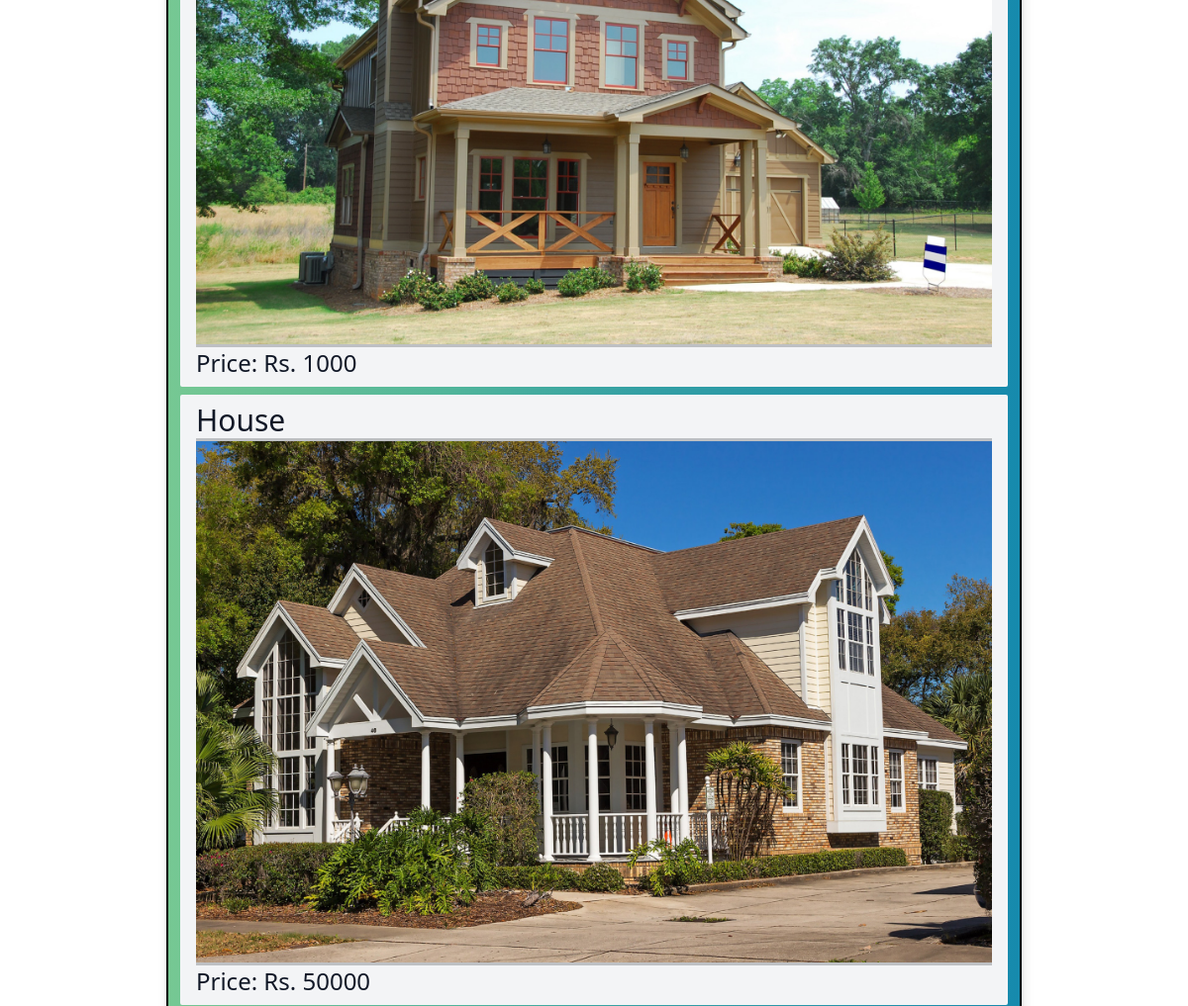
/listing_search (middle part), run on an earlier commit of the app's database.
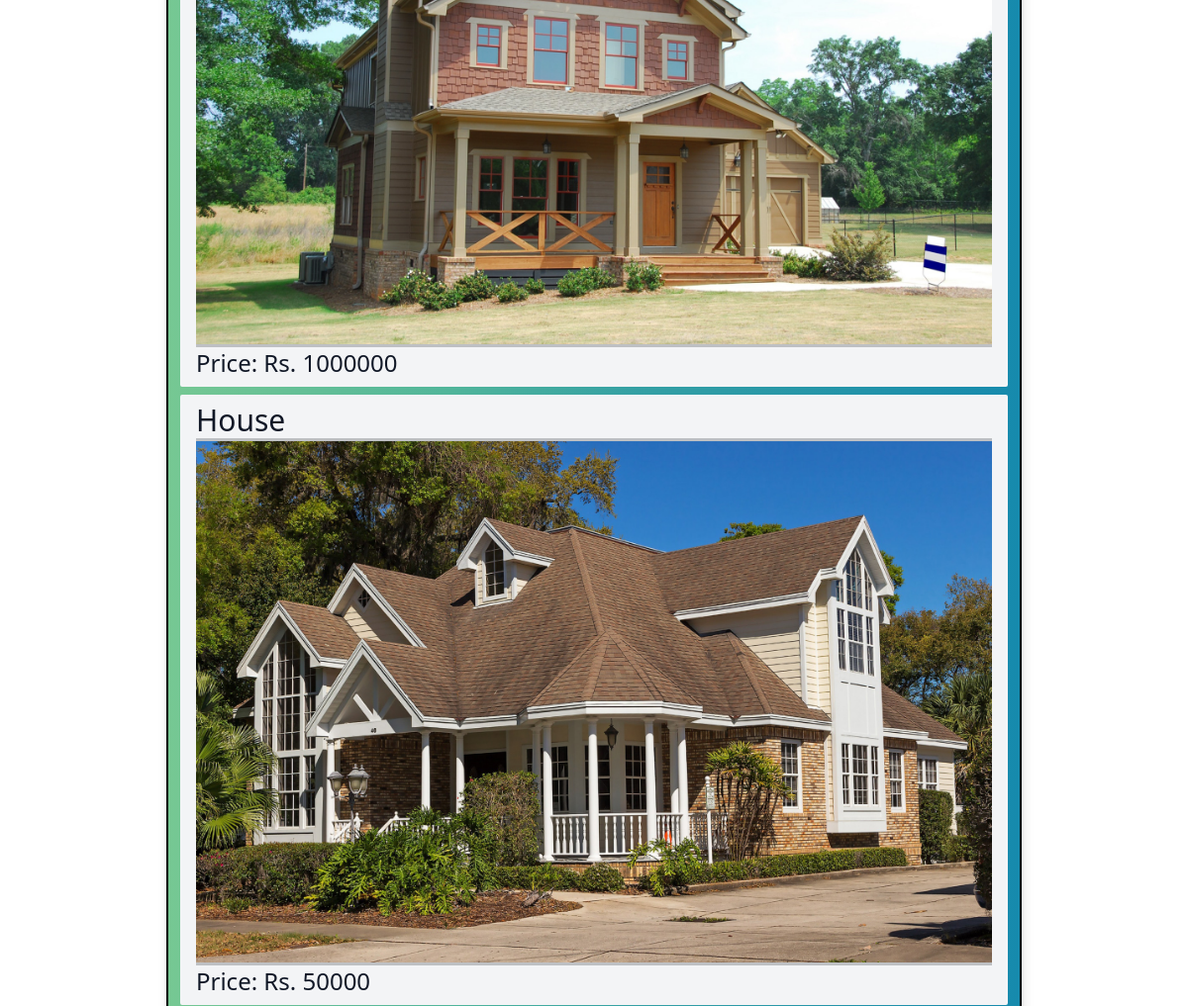
And on a later commit of the database.
### listings/models.py (models this page shows, shortened)
class Listing(models.Model):
    Title = models.CharField(max_length=30, default='House on Sale')
    Location = models.CharField(max_length=30, default='Kalanki')
    City = models.CharField(max_length=30, default='Kathmandu')
    Price = models.IntegerField(default=9999999)
    Bedroom = models.IntegerField(default=1)
    Bathroom = models.IntegerField(default=1)
    Floors = models.IntegerField(default=1)
    Parking = models.IntegerField(default=1)
    Face = models.CharField(max_length=30, default="East")
    Area = models.IntegerField(default=100)
    Road_Width = models.IntegerField(default=0)
    Road_Type = models.CharField(max_length=30, default="Concrete")
    Build_Area = models.IntegerField(default=100)
    Amenities = models.CharField(max_length=30, default="Bathroom")
    Contact_number = models.IntegerField(default=9845654321)
    Contact_mail = models.EmailField(max_length=30, default='admin@gmail.com')
    Image = models.ImageField(max_length = 254)
    user = models.ForeignKey(User, on_delete=models.SET_NULL,null=True)
    is_sold = models.BooleanField(default=False)
    Description = models.CharField(max_length=1000, default="Please describe your estate here. You may also justify the price of your estate here.")
    likes = models.ManyToManyField(User, related_name='estate')

### listings/views.py (the view)
# urls.py: path('listing_search', listing_search, name='listing_search'),
def listing_search(request):
    queryset_list=Listing.objects.all()
    if 'Title' in request.GET:
        Title = request.GET['Title']
        if Title:
            queryset_list = queryset_list.filter(Title__icontains = Title)
    else:
        Title = ''
    if 'City' in request.GET:
        city = request.GET['City']
        if city:
            queryset_list=queryset_list.filter(City__iexact = city)
    else:
        city = ''
    if 'Face' in request.GET:
        Face = request.GET['Face']
        if Face:
            queryset_list=queryset_list.filter(Face__iexact = Face)
    else:
        Face = ''
    if 'Bedroom' in request.GET:
        Bedroom = request.GET['Bedroom']
        if Bedroom:
            queryset_list=queryset_list.filter(Bedroom__gte=Bedroom)
    else:
        Bedroom = ''
    if 'Bathroom' in request.GET:
        Bathroom = request.GET['Bathroom']
        if Bathroom:
            queryset_list=queryset_list.filter(Bathroom__gte=Bathroom)
    else:
        Bathroom = ''
    if 'Floors' in request.GET:
        Floors = request.GET['Floors']
        if Floors:
            queryset_list=queryset_list.filter(Floors__gte=Floors)
    else:
        Floors = ''
    if 'Area' in request.GET:
        Area = request.GET['Area']
        if Area:
            queryset_list=queryset_list.filter(Area__lte=Area)
    else:
        Area = ''
    if 'Min_Price' in request.GET:
        Min_Price = request.GET['Min_Price']
        if Min_Price:
            queryset_list=queryset_list.filter(Price__gte=Min_Price)
    else:
        Min_Price = ''
    if 'Max_Price' in request.GET:
        Max_Price = request.GET['Max_Price']
        if Max_Price:
            queryset_list=queryset_list.filter(Price__lte=Max_Price)
    else:
        Max_Price = ''
    context={
        'listings':queryset_list, 'Min_Price':Min_Price,'Max_Price':Max_Price, 'Area':Area, 'Floors':Floors, 'Bathroom':Bathroom,
        'Bedroom':Bedroom, 'Face':Face, 'City': city, 'Title': Title,
    }
    return render(request, "listing_search.html", context)

### templates/listing_search.html (shortened to what this page needs)
{% extends "base.html" %}
{% block content %}
<br><h1><strong>Results:</strong></h1>
<div class = "container">
    {% if listings %}
    {% for listing in listings %}
    <div class="mt-2 px-3 py-2 bg-gray-100 rounded-sm">
        <h3 class="text-3xl text-gray-900">{{ listing.Title }}</h3><hr><hr><hr>
        {% if listing.Image %}
        <img src="{{ listing.Image.url }}" alt="">
        {% endif %}
        <hr><hr><hr><h2 class="text-2xl text-gray-900">Price: Rs. {{listing.Price}}</h2>
    </div>
    {% endfor %}
    {% else %}
    <div class="col-md-12">
    <p>No Listings Available</p>
    </div>
    {% endif %}
</div>
{% endblock content %}

What changed in the data, as far as the page shows it:
changed Listing (number 1 of 2 on the later page): Price "1000" → "1000000"
